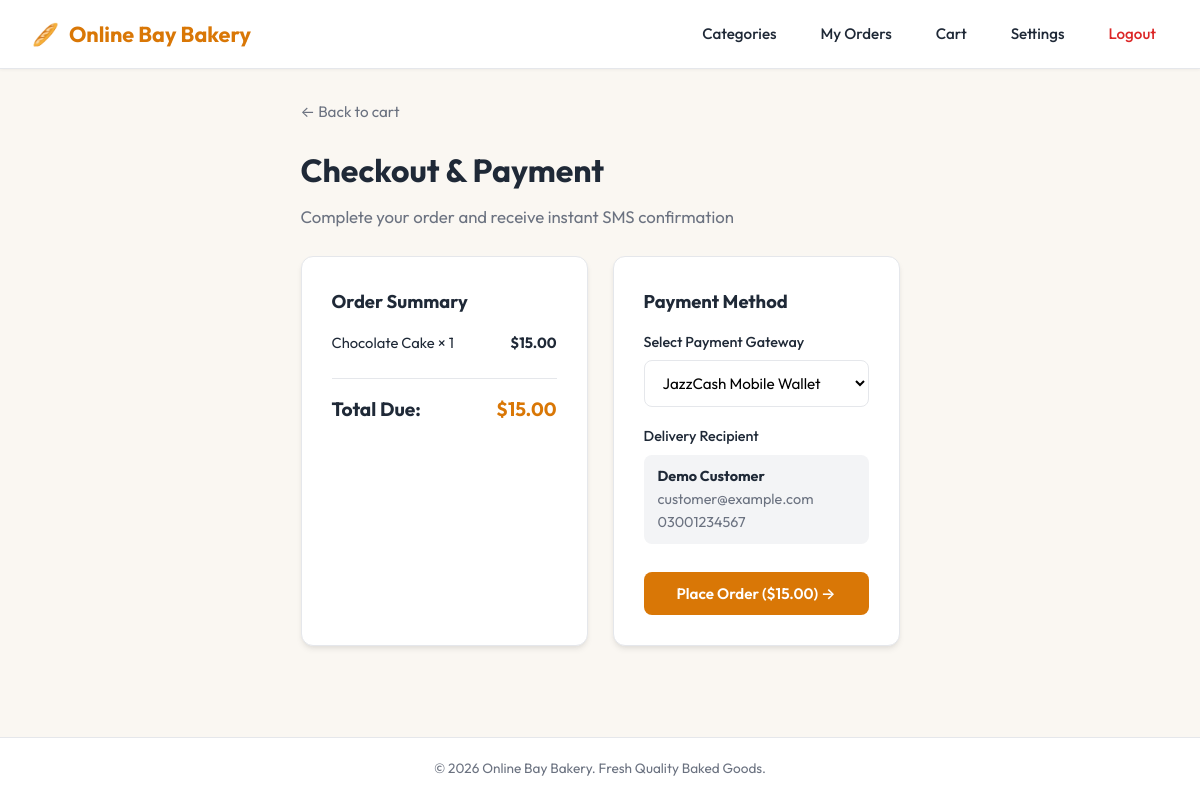
Page /checkout.php (signed in) on the committed database.
### tables this page shows
CREATE TABLE `cart` (
  `id` int(11) NOT NULL,
  `customer_id` int(11) DEFAULT NULL,
  `product_id` int(11) DEFAULT NULL,
  `quantity` int(11) DEFAULT NULL
);

CREATE TABLE `products` (
  `id` int(11) NOT NULL,
  `category_id` int(11) DEFAULT NULL,
  `name` varchar(100) DEFAULT NULL,
  `description` text DEFAULT NULL,
  `price` decimal(10,2) DEFAULT NULL,
  `image` varchar(255) DEFAULT NULL,
  `image_path` varchar(255) DEFAULT NULL
);

CREATE TABLE `customers` (
  `id` int(11) NOT NULL,
  `name` varchar(100) DEFAULT NULL,
  `email` varchar(100) DEFAULT NULL,
  `password` varchar(255) DEFAULT NULL,
  `phone` varchar(15) DEFAULT NULL,
  `role` varchar(20) NOT NULL DEFAULT 'customer',
  `reset_token` varchar(255) DEFAULT NULL
);

### checkout.php (the view, shortened to what this page needs)
<?php
$customer_id = (int)$_SESSION['customer_id'];
$conn = getDbConnection();
$cust_stmt = $conn->prepare("SELECT name, email, phone FROM customers WHERE id = ?");
$cust_stmt->bind_param("i", $customer_id);
$cust_stmt->execute();
$customer = $cust_stmt->get_result()->fetch_assoc();
$stmt = $conn->prepare("SELECT products.name, products.price, cart.quantity, (products.price * cart.quantity) as subtotal
                        FROM cart
                        JOIN products ON cart.product_id = products.id
                        WHERE cart.customer_id = ?");
$stmt->bind_param("i", $customer_id);
$stmt->execute();
$result = $stmt->get_result();
$items = [];
$total_amount = 0;
while ($row = $result->fetch_assoc()) {
    $items[] = $row;
    $total_amount += $row['subtotal'];
}
?>
<!DOCTYPE html>
<html lang="en">
<head>
    <link rel="stylesheet" href="style.css">
</head>
<body>
    <nav class="navbar">
        <a href="products.php" class="brand-logo">
            <span>🥖</span> Online Bay Bakery
        </a>
        <div class="nav-links">
            <a href="products.php">Categories</a>
            <a href="my_orders.php">My Orders</a>
            <a href="view_cart.php">Cart</a>
            <a href="account_settings.php">Settings</a>
            <a href="logout.php" class="btn-logout">Logout</a>
        </div>
    </nav>
    <div class="container" style="max-width: 800px;">
        <div style="margin-bottom: 20px;">
            <a href="view_cart.php" style="color:var(--gray); text-decoration:none; font-size:0.95rem;">&larr; Back to cart</a>
        </div>
        <div class="page-header" style="text-align: left; margin-bottom: 25px;">
            <h1>Checkout & Payment</h1>
            <p>Complete your order and receive instant SMS confirmation</p>
        </div>
        <div style="display:grid; grid-template-columns: 1fr 1fr; gap:25px;">
            <div class="form-box" style="margin:0; max-width:100%;">
                <h3 style="margin-bottom:15px; font-size:1.15rem; color:var(--dark);">Order Summary</h3>
                <div style="border-bottom:1px solid var(--border); padding-bottom:15px; margin-bottom:15px;">
                    <?php foreach ($items as $item): ?>
                        <div style="display:flex; justify-content:space-between; margin-bottom:8px; font-size:0.92rem;">
                            <span><?php echo htmlspecialchars($item['name']); ?> &times; <?php echo (int)$item['quantity']; ?></span>
                            <strong>$<?php echo number_format($item['subtotal'], 2); ?></strong>
                        </div>
                    <?php endforeach; ?>
                </div>
                <div style="display:flex; justify-content:space-between; align-items:center; font-size:1.2rem; font-weight:700;">
                    <span>Total Due:</span>
                    <span style="color:var(--primary);">$<?php echo number_format($total_amount, 2); ?></span>
                </div>
            </div>
            <div class="form-box" style="margin:0; max-width:100%;">
                <h3 style="margin-bottom:15px; font-size:1.15rem; color:var(--dark);">Payment Method</h3>
                <form action="process_payment.php" method="POST">
                    <div class="form-group">
                        <label for="payment_method">Select Payment Gateway</label>
                        <select name="payment_method" id="payment_method" class="form-control" required>
                            <option value="JazzCash">JazzCash Mobile Wallet</option>
                        </select>
                    </div>
                    <div class="form-group">
                        <label>Delivery Recipient</label>
                        <div style="background:var(--light-gray); padding:10px 14px; border-radius:8px; font-size:0.9rem;">
                            <strong><?php echo htmlspecialchars($customer['name'] ?? 'Customer'); ?></strong><br>
                            <span style="color:var(--gray);"><?php echo htmlspecialchars($customer['email'] ?? ''); ?></span><br>
                            <span style="color:var(--gray);"><?php echo htmlspecialchars(!empty($customer['phone']) ? $customer['phone'] : 'No phone specified'); ?></span>
                        </div>
                    </div>
                    <button type="submit" class="btn btn-primary" style="margin-top:10px;">
                        Place Order ($<?php echo number_format($total_amount, 2); ?>) &rarr;
                    </button>
                </form>
            </div>
        </div>
    </div>
    <footer>
        <p>&copy; <?php echo date('Y'); ?> Online Bay Bakery. Fresh Quality Baked Goods.</p>
    </footer>
</body>
</html>

### style.css (style rules this page uses)
:root { --primary: #d97706; --primary-hover: #b45309; --primary-light: #fef3c7; --dark: #1f2937; --gray: #6b7280; --light-gray: #f3f4f6; --border: #e5e7eb; --bg: #faf7f2; --card-bg: #ffffff; --shadow: 0 4px 6px -1px rgba(0, 0, 0, 0.08), 0 2px 4px -1px rgba(0, 0, 0, 0.04); --shadow-lg: 0 10px 15px -3px rgba(0, 0, 0, 0.1), 0 4px 6px -2px rgba(0, 0, 0, 0.05); --radius: 12px; }
* { box-sizing: border-box; margin: 0; padding: 0; }
body { font-family: 'Outfit', -apple-system, BlinkMacSystemFont, "Segoe UI", Roboto, sans-serif; background-color: var(--bg); color: var(--dark); line-height: 1.6; min-height: 100vh; display: flex; flex-direction: column; }
.navbar { background: #ffffff; border-bottom: 1px solid var(--border); padding: 16px 32px; display: flex; justify-content: space-between; align-items: center; box-shadow: 0 1px 3px rgba(0,0,0,0.05); position: sticky; top: 0; z-index: 100; }
.brand-logo { display: flex; align-items: center; gap: 10px; text-decoration: none; font-size: 1.35rem; font-weight: 700; color: var(--primary); }
.nav-links { display: flex; align-items: center; gap: 20px; }
.nav-links a { text-decoration: none; color: var(--dark); font-weight: 500; font-size: 0.95rem; transition: color 0.2s; padding: 6px 12px; border-radius: 8px; }
.btn-logout { color: #dc2626 !important; }
.container { max-width: 1100px; margin: 30px auto; padding: 0 20px; flex: 1; }
.page-header { text-align: center; margin-bottom: 35px; }
.page-header h1, .page-header h2 { font-size: 2rem; font-weight: 700; color: var(--dark); margin-bottom: 8px; }
.page-header p { color: var(--gray); font-size: 1.05rem; }
.form-box { background: var(--card-bg); border-radius: var(--radius); padding: 30px; border: 1px solid var(--border); box-shadow: var(--shadow); max-width: 500px; margin: 20px auto; }
.form-group { margin-bottom: 18px; }
.form-group label { display: block; margin-bottom: 6px; font-weight: 500; font-size: 0.9rem; color: var(--dark); }
.form-control { width: 100%; padding: 12px 14px; border: 1px solid var(--border); border-radius: 8px; font-family: inherit; font-size: 0.95rem; transition: border-color 0.2s; background: #ffffff; }
.btn { display: inline-flex; align-items: center; justify-content: center; gap: 8px; padding: 12px 20px; font-size: 0.95rem; font-weight: 600; border-radius: 8px; border: none; cursor: pointer; text-decoration: none; transition: background-color 0.2s, transform 0.1s; font-family: inherit; }
.btn-primary { background: var(--primary); color: #ffffff; width: 100%; }
footer { background: #ffffff; border-top: 1px solid var(--border); padding: 20px; text-align: center; font-size: 0.85rem; color: var(--gray); margin-top: auto; }

### rows in the picture
cart: product.name "Chocolate Cake", quantity "1", subtotal "15.00"
customers: name "Demo Customer", email "customer@example.com", phone "03001234567"

### other values in the picture
$total_amount "15.00"
